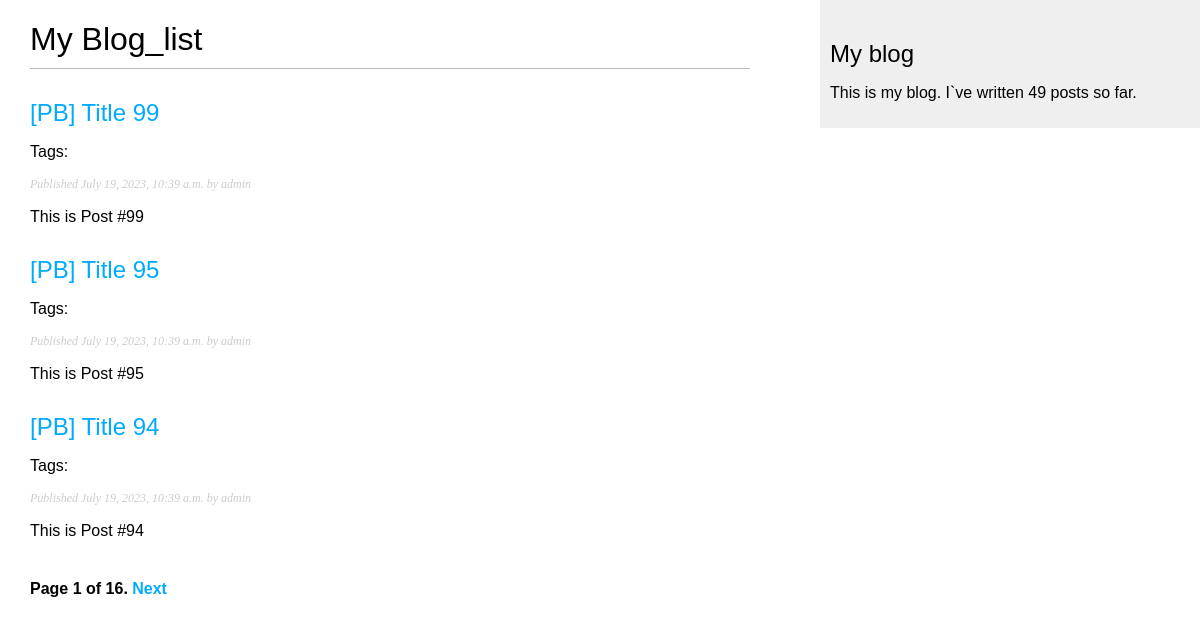
Page /blog/list/ on the earlier database version.
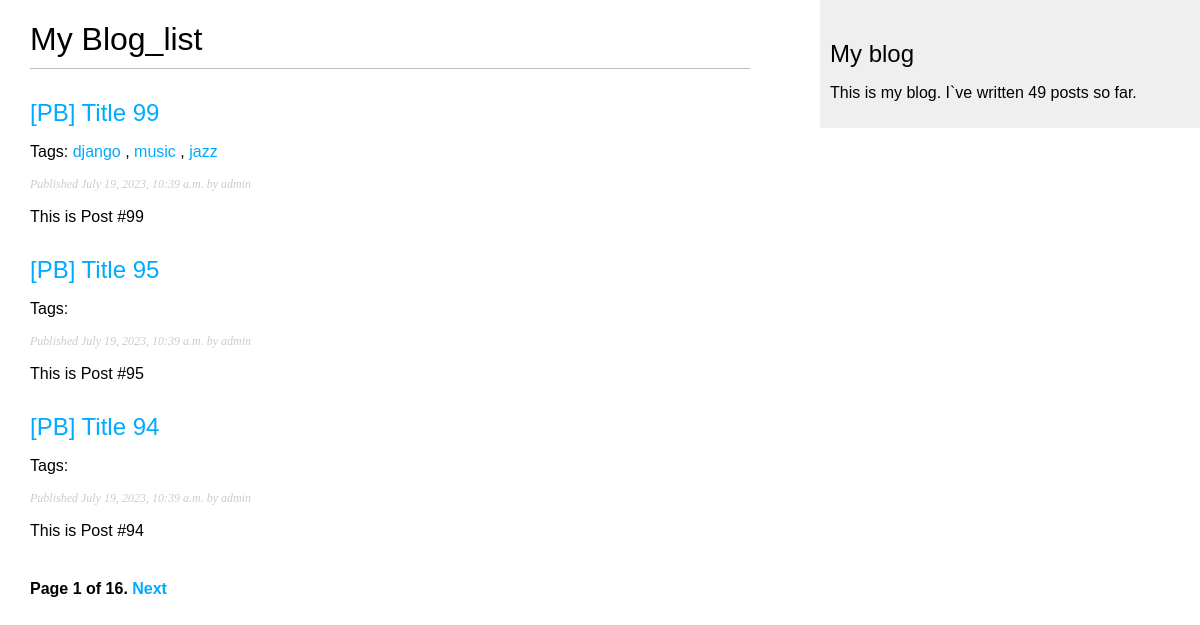
Same page on the later database version.
### blog/models.py (models this page shows, shortened)
class Post(models.Model):
    class Status(models.TextChoices):
        DRAFT = 'DF', 'Draft'
        PUBLISHED = 'PB', 'Published'
    title = models.CharField(max_length=250)
    slug = models.SlugField(max_length=250, unique_for_date='publish', allow_unicode=True)
    author = models.ForeignKey(
        User,
        on_delete=models.CASCADE,
        related_name='blog_posts'
    )
    body = models.TextField()
    publish = models.DateTimeField(default=timezone.now)
    created = models.DateTimeField(auto_now_add=True)
    updated = models.DateTimeField(auto_now=True)
    status = models.CharField(
        max_length=2,
        choices=Status.choices,
        default=Status.DRAFT
    )
    tags = TaggableManager()
    objects = models.Manager()
    published = PublishedManager()
    class Meta:
        ordering = ['-publish']
        indexes = [
            models.Index(fields=['-publish']),
        ]
    def get_absolute_url(self):
        return reverse('blog:post_detail',
                       args=[self.publish.year,
                             self.publish.month,
                             self.publish.day,
                             self.slug])

### blog/views.py (the view)
# urls.py: path('list/',views.post_list, name='post_list'),
def post_list(request, tag_slug=None):
    per_page = request.GET.get('per_page', 3)
    page_number = request.GET.get('page', 1)
    post_list = Post.published.all()
    tag = None
    if tag_slug:
        tag = get_object_or_404(Tag, slug=tag_slug)
        post_list = post_list.filter(tags__in=[tag])
    paginator = Paginator(post_list, per_page, orphans=1)
    try:
        posts = paginator.page(page_number)
    except PageNotAnInteger:
        posts = paginator.page(1)
    except EmptyPage:
        posts = paginator.page(paginator.num_pages)
    return render(request, 'blog/post/list.html',
                  {'posts': posts, 'tag': tag})

### blog/models.py (called while the page is built)
    def get_queryset(self):
        return super().get_queryset().filter(status=Post.Status.PUBLISHED)

### blog/templatetags/blog_tags.py (called while the page is built)
@register.simple_tag
def total_posts():
    return Post.published.count()

### blog/templates/blog/post/list.html (shortened to what this page needs)
{% extends 'blog/base.html' %}
{% block content %}
    <h1>My Blog_list</h1>
    {% for post in posts %}
        <h2>
            <a href="{{ post.get_absolute_url }}">
                {{ post.title }}
            </a>
        </h2>
        <p class="tags">
            Tags:
            {% for tag in post.tags.all %}
                <a href="{% url 'blog:post_list_by_tag' tag.slug %}">
                    {{ tag.name }}
                </a>
            {% if not forloop.last %},{% endif %}
            {% endfor %}
        </p>
        <p class="date">
            Published {{ post.publish }} by {{ post.author }}
        </p>
        {{ post.body|truncatewords:30|linebreaks }}
    {% endfor %}
    {% include "pagination.html" with page=posts %}
{% endblock content %}

### blog/templates/blog/base.html (shortened to what this page needs)
{% load blog_tags %}
{% load static %}
<!doctype html>
<html lang="en">
<head>
    <link rel="stylesheet" href="{% static 'css/blog.css' %}">
</head>
<body>
<div id="content">
    {% block content %}
    {% endblock content %}
</div>
<div id="sidebar">
    <h2>My blog</h2>
    <p>
        This is my blog.
        I`ve written {% total_posts %} posts so far.
    </p>
</div>
</body>
</html>

### blog/templates/pagination.html (shortened to what this page needs)
<div class="pagination">
    <span class="step-links">
        <span class="current">
            Page {{ page.number }} of {{ page.paginator.num_pages }}.
        </span>
        {% if page.has_next %}
            <a href="?page={{ page.next_page_number }}">Next</a>
        {% endif %}
    </span>
</div>

### blog/static/css/blog.css (style rules this page uses)
body { margin:0; padding:0; font-family:helvetica, sans-serif; }
a { color:#00abff; text-decoration:none; }
h1 { font-weight:normal; border-bottom:1px solid #bbb; padding:0 0 10px 0; }
h2 { font-weight:normal; margin:30px 0 0; }
#content { float:left; width:60%; padding:0 0 0 30px; }
#sidebar { float:right; width:30%; padding:10px; background:#efefef; height:100%; }
p.date { color:#ccc; font-family: georgia, serif; font-size: 12px; font-style: italic; }
.pagination { margin:40px 0; font-weight:bold; }

Differences in the rows shown:
added Tag: name "django", shown under Post "[PB] Title 99"
added Tag: name "music", shown under Post "[PB] Title 99"
added Tag: name "jazz", shown under Post "[PB] Title 99"
